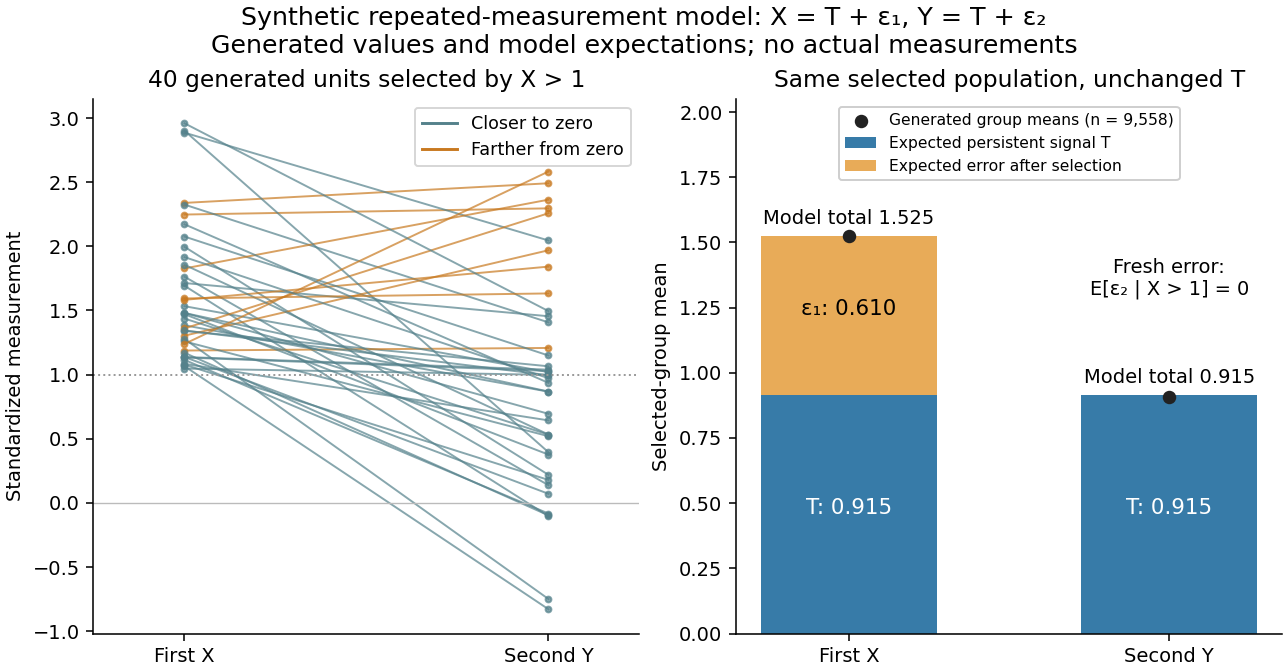

Generate this figure with Python:
"""Synthetic repeated signal plus fresh errors, with analytic selected means.

Tested with Python 3.14, NumPy 2.3.5 and Matplotlib 3.10.7.
Run from _media; writes this script's basename with a .png suffix to the CWD.
"""
from math import erfc, exp, pi, sqrt
from pathlib import Path

import matplotlib.pyplot as plt
from matplotlib.lines import Line2D
import numpy as np


def main():
    rng = np.random.default_rng(271828)
    latent = sqrt(0.6) * rng.standard_normal(60000)
    first_error, second_error = sqrt(0.4) * rng.standard_normal((2, 60000))
    x, y = latent + first_error, latent + second_error
    selected = np.flatnonzero(x > 1)
    shown = rng.choice(selected, size=40, replace=False)
    tail = 0.5 * erfc(1 / sqrt(2))
    first_mean = exp(-0.5) / sqrt(2 * pi) / tail
    signal_mean, error_mean = 0.6 * first_mean, 0.4 * first_mean
    fig, (ax, parts) = plt.subplots(1, 2, figsize=(9.2, 4.8), layout="constrained")
    fig.set_facecolor("white")
    fig.suptitle("Synthetic repeated-measurement model: X = T + ε₁, Y = T + ε₂\n"
                 "Generated values and model expectations; no actual measurements", fontsize=13)
    for i in shown:
        farther = abs(y[i]) > abs(x[i])
        ax.plot([0, 1], [x[i], y[i]], "o-", markersize=3, linewidth=1,
                color="#c87920" if farther else "#54818b", alpha=0.7)
    ax.axhline(1, color="#999999", linestyle=":", linewidth=1)
    ax.axhline(0, color="#bbbbbb", linewidth=0.7)
    ax.set(xticks=[0, 1], xticklabels=["First X", "Second Y"], xlim=(-0.25, 1.25),
           ylabel="Standardized measurement", title="40 generated units selected by X > 1")
    ax.legend(handles=[Line2D([0], [0], color="#54818b", label="Closer to zero"),
                       Line2D([0], [0], color="#c87920", label="Farther from zero")],
              loc="upper right", fontsize=9)
    positions = np.arange(2)
    parts.bar(positions, [signal_mean, signal_mean], width=0.55,
              color="#377ba8", label="Expected persistent signal T")
    parts.bar(positions, [error_mean, 0], bottom=[signal_mean, signal_mean],
              width=0.55, color="#e8ab58", label="Expected error after selection")
    sample_means = [float(x[selected].mean()), float(y[selected].mean())]
    parts.scatter(positions, sample_means, color="#222222", s=35, zorder=4,
                  label=f"Generated group means (n = {len(selected):,})")
    parts.text(0, first_mean + 0.045, f"Model total {first_mean:.3f}", ha="center", fontsize=10)
    parts.text(1, signal_mean + 0.045, f"Model total {signal_mean:.3f}", ha="center", fontsize=10)
    parts.text(0, signal_mean + error_mean / 2, f"ε₁: {error_mean:.3f}", ha="center", fontsize=11)
    for j in positions:
        parts.text(j, signal_mean / 2, f"T: {signal_mean:.3f}", color="white", ha="center", fontsize=11)
    parts.text(1, 1.3, "Fresh error:\nE[ε₂ | X > 1] = 0", ha="center", fontsize=10)
    parts.axhline(0, color="#bbbbbb", linewidth=0.7)
    parts.set(xticks=positions, xticklabels=["First X", "Second Y"], ylim=(0, 2.05),
              ylabel="Selected-group mean", title="Same selected population, unchanged T")
    parts.legend(loc="upper center", fontsize=8, framealpha=0.95)
    for panel in (ax, parts):
        panel.set_facecolor("white")
        panel.spines[["top", "right"]].set_visible(False)
    fig.savefig(Path(__file__).with_suffix(".png").name, dpi=140,
                facecolor="white", transparent=False)
    plt.close(fig)


if __name__ == "__main__":
    main()
